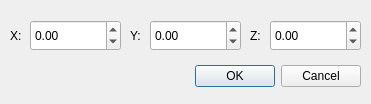
<?xml version="1.0" encoding="UTF-8"?>
<ui version="4.0">
 <class>DialogBuildOrientation</class>
 <widget class="QDialog" name="DialogBuildOrientation">
  <property name="windowModality">
   <enum>Qt::WindowModal</enum>
  </property>
  <property name="geometry">
   <rect>
    <x>0</x>
    <y>0</y>
    <width>371</width>
    <height>104</height>
   </rect>
  </property>
  <property name="windowTitle">
   <string>Modify Build Direction</string>
  </property>
  <widget class="QDialogButtonBox" name="buttonBox">
   <property name="geometry">
    <rect>
     <x>50</x>
     <y>60</y>
     <width>311</width>
     <height>32</height>
    </rect>
   </property>
   <property name="orientation">
    <enum>Qt::Horizontal</enum>
   </property>
   <property name="standardButtons">
    <set>QDialogButtonBox::Cancel|QDialogButtonBox::Ok</set>
   </property>
  </widget>
  <widget class="QDoubleSpinBox" name="spinBoxDirectionX">
   <property name="geometry">
    <rect>
     <x>30</x>
     <y>20</y>
     <width>91</width>
     <height>31</height>
    </rect>
   </property>
   <property name="minimum">
    <double>-360.000000000000000</double>
   </property>
   <property name="maximum">
    <double>360.000000000000000</double>
   </property>
   <property name="singleStep">
    <double>0.100000000000000</double>
   </property>
  </widget>
  <widget class="QLabel" name="label">
   <property name="geometry">
    <rect>
     <x>10</x>
     <y>20</y>
     <width>16</width>
     <height>31</height>
    </rect>
   </property>
   <property name="text">
    <string>X:</string>
   </property>
  </widget>
  <widget class="QDoubleSpinBox" name="spinBoxDirectionY">
   <property name="geometry">
    <rect>
     <x>150</x>
     <y>20</y>
     <width>91</width>
     <height>31</height>
    </rect>
   </property>
   <property name="minimum">
    <double>-360.000000000000000</double>
   </property>
   <property name="maximum">
    <double>360.000000000000000</double>
   </property>
   <property name="singleStep">
    <double>0.100000000000000</double>
   </property>
  </widget>
  <widget class="QLabel" name="label_2">
   <property name="geometry">
    <rect>
     <x>130</x>
     <y>20</y>
     <width>16</width>
     <height>31</height>
    </rect>
   </property>
   <property name="text">
    <string>Y:</string>
   </property>
  </widget>
  <widget class="QDoubleSpinBox" name="spinBoxDirectionZ">
   <property name="geometry">
    <rect>
     <x>270</x>
     <y>20</y>
     <width>91</width>
     <height>31</height>
    </rect>
   </property>
   <property name="minimum">
    <double>-360.000000000000000</double>
   </property>
   <property name="maximum">
    <double>360.000000000000000</double>
   </property>
   <property name="singleStep">
    <double>0.100000000000000</double>
   </property>
  </widget>
  <widget class="QLabel" name="label_3">
   <property name="geometry">
    <rect>
     <x>250</x>
     <y>20</y>
     <width>16</width>
     <height>31</height>
    </rect>
   </property>
   <property name="text">
    <string>Z:</string>
   </property>
  </widget>
 </widget>
 <resources/>
 <connections>
  <connection>
   <sender>buttonBox</sender>
   <signal>accepted()</signal>
   <receiver>DialogBuildOrientation</receiver>
   <slot>accept()</slot>
   <hints>
    <hint type="sourcelabel">
     <x>248</x>
     <y>254</y>
    </hint>
    <hint type="destinationlabel">
     <x>157</x>
     <y>274</y>
    </hint>
   </hints>
  </connection>
  <connection>
   <sender>buttonBox</sender>
   <signal>rejected()</signal>
   <receiver>DialogBuildOrientation</receiver>
   <slot>reject()</slot>
   <hints>
    <hint type="sourcelabel">
     <x>316</x>
     <y>260</y>
    </hint>
    <hint type="destinationlabel">
     <x>286</x>
     <y>274</y>
    </hint>
   </hints>
  </connection>
 </connections>
</ui>
